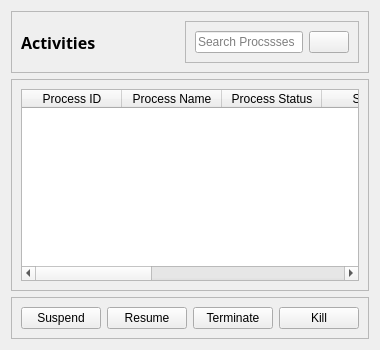
            <widget class="QWidget" name="activity">
             <layout class="QVBoxLayout" name="verticalLayout_2">
              <item alignment="Qt::AlignTop">
               <widget class="QFrame" name="frame_4">
                <property name="frameShape">
                 <enum>QFrame::StyledPanel</enum>
                </property>
                <property name="frameShadow">
                 <enum>QFrame::Raised</enum>
                </property>
                <layout class="QHBoxLayout" name="horizontalLayout_10">
                 <item>
                  <widget class="QLabel" name="label_49">
                   <property name="font">
                    <font>
                     <family>Book Antiqua</family>
                     <pointsize>12</pointsize>
                     <weight>75</weight>
                     <bold>true</bold>
                     <strikeout>false</strikeout>
                    </font>
                   </property>
                   <property name="text">
                    <string>Activities</string>
                   </property>
                  </widget>
                 </item>
                 <item>
                  <widget class="QFrame" name="frame_7">
                   <property name="frameShape">
                    <enum>QFrame::StyledPanel</enum>
                   </property>
                   <property name="frameShadow">
                    <enum>QFrame::Raised</enum>
                   </property>
                   <layout class="QHBoxLayout" name="horizontalLayout_11">
                    <item alignment="Qt::AlignRight">
                     <widget class="QLineEdit" name="lineEdit">
                      <property name="placeholderText">
                       <string>Search Procssses</string>
                      </property>
                     </widget>
                    </item>
                    <item>
                     <widget class="QPushButton" name="pushButton_6">
                      <property name="text">
                       <string/>
                      </property>
                      <property name="icon">
                       <iconset>
                        <normaloff>:/Black/Icons/white/search.svg</normaloff>:/Black/Icons/white/search.svg</iconset>
                      </property>
                     </widget>
                    </item>
                   </layout>
                  </widget>
                 </item>
                </layout>
               </widget>
              </item>
              <item>
               <widget class="QFrame" name="frame_5">
                <property name="frameShape">
                 <enum>QFrame::StyledPanel</enum>
                </property>
                <property name="frameShadow">
                 <enum>QFrame::Raised</enum>
                </property>
                <layout class="QVBoxLayout" name="verticalLayout_6">
                 <item>
                  <widget class="QTableWidget" name="tableWidget">
                   <column>
                    <property name="text">
                     <string>Process ID</string>
                    </property>
                   </column>
                   <column>
                    <property name="text">
                     <string>Process Name</string>
                    </property>
                   </column>
                   <column>
                    <property name="text">
                     <string>Process Status</string>
                    </property>
                   </column>
                   <column>
                    <property name="text">
                     <string>Started</string>
                    </property>
                   </column>
                   <column>
                    <property name="text">
                     <string>Suspend</string>
                    </property>
                   </column>
                   <column>
                    <property name="text">
                     <string>Terminate</string>
                    </property>
                   </column>
                   <column>
                    <property name="text">
                     <string>Resume</string>
                    </property>
                   </column>
                   <column>
                    <property name="text">
                     <string>Kill</string>
                    </property>
                   </column>
                  </widget>
                 </item>
                </layout>
               </widget>
              </item>
              <item alignment="Qt::AlignBottom">
               <widget class="QFrame" name="frame_6">
                <property name="frameShape">
                 <enum>QFrame::StyledPanel</enum>
                </property>
                <property name="frameShadow">
                 <enum>QFrame::Raised</enum>
                </property>
                <layout class="QHBoxLayout" name="horizontalLayout_12">
                 <item>
                  <widget class="QPushButton" name="pushButton_7">
                   <property name="text">
                    <string>Suspend</string>
                   </property>
                  </widget>
                 </item>
                 <item>
                  <widget class="QPushButton" name="pushButton_8">
                   <property name="text">
                    <string>Resume</string>
                   </property>
                  </widget>
                 </item>
                 <item>
                  <widget class="QPushButton" name="pushButton_9">
                   <property name="text">
                    <string>Terminate</string>
                   </property>
                  </widget>
                 </item>
                 <item>
                  <widget class="QPushButton" name="pushButton_10">
                   <property name="text">
                    <string>Kill</string>
                   </property>
                  </widget>
                 </item>
                </layout>
               </widget>
              </item>
             </layout>
            </widget>
